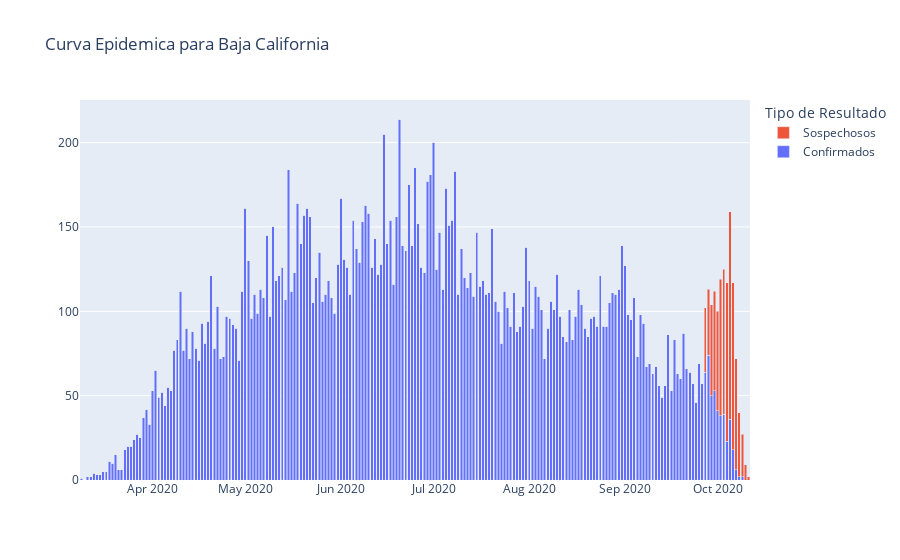

This figure's notebook cell:
### Markdown cell above
## Confirmados + Sospechosos por fecha de Inicio de Sintomas en Baja California

### Code cell
df = df_mx

df = df = df.loc[df['ENTIDAD_RES'] == 2] #entidad = Baja California

df = df.loc[(df['RESULTADO_LAB'] == 1) | (df['RESULTADO_LAB'] == 3)] # resultado = positivo SARS-COV-2 o Pendiente

df = df[['FECHA_SINTOMAS','RESULTADO_LAB']]

df.loc[df['RESULTADO_LAB'] == 1, 'CONFIRMADO'] = ['1']
df.loc[df['RESULTADO_LAB'] == 3, 'SOSPECHOSO'] = ['1']
df_by_date = df.groupby("FECHA_SINTOMAS",as_index=False).count()
df_by_date

fig = go.Figure(data=[
    go.Bar(name='Confirmados', x=df_by_date.FECHA_SINTOMAS, y=df_by_date.CONFIRMADO),
    go.Bar(name='Sospechosos', x=df_by_date.FECHA_SINTOMAS, y=df_by_date.SOSPECHOSO)
])
fig.update_layout(
    title="Curva Epidemica para Baja California",
    legend_title="Tipo de Resultado"
)

fig.update_layout(barmode='stack')
fig.show()

### Figure 1 — Plotly figure (JSON) as saved in the notebook; plotly's stock layout.template omitted (floating-point values rounded to 4 significant figures; data arrays with more than 128 entries replaced by an {"elided": "..."} marker saying what was removed)
{"data": [{"name": "Confirmados", "type": "bar", "x": {"elided": "216 str values"}, "y": {"elided": "216 int values"}}, {"name": "Sospechosos", "type": "bar", "x": {"elided": "216 str values"}, "y": {"elided": "216 int values"}}], "layout": {"barmode": "stack", "legend": {"title": {"text": "Tipo de Resultado"}}, "title": {"text": "Curva Epidemica para Baja California"}}}
